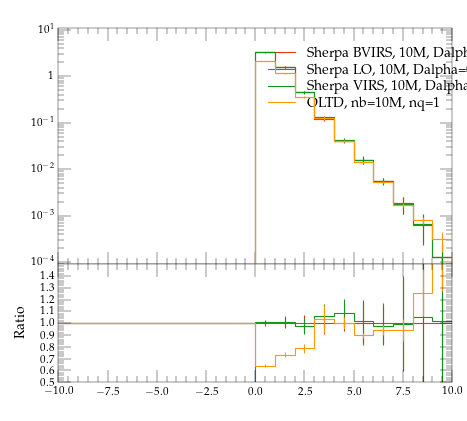

Here is the Python script that generated this plot:
#! /usr/bin/env python

# This Python script was auto-generated using YODA v2.0.0.
# Analysis object: /evtb/inc_tjg_deta
# Timestamp: 15-04-2024 (14:31:35)

import matplotlib as mpl
import matplotlib.pyplot as plt
mpl.use('Agg') # comment out for interactive use
import os
import numpy as np

plotDir = os.path.split(os.path.realpath(__file__))[0]
if 'YODA_USER_PLOT_PATH' in globals():
    plot_outdir = globals()['YODA_USER_PLOT_PATH']
else:
    plot_outdir = plotDir

#plot style
plt.style.use(os.path.join(plotDir, '../default.mplstyle'))
# plot metadata
figW, figH = plt.rcParams['figure.figsize']
ax_xLabel = r''
ax_yLabel = r''
ax_title  = r''
ax_xScale = 'linear'
ax_yScale = 'log'
xLims = (-10.0, 10.0)
yLims = (9e-05, 11.0)

# TeX-friendly labels for the legend
labels = [ r"Sherpa BVIRS, 10M, Dalpha=0.01", r"Sherpa LO, 10M, Dalpha=0.01", r"Sherpa VIRS, 10M, Dalpha=0.01", r"OLTD, nb=10M, nq=1" ]

# Create figure and axis objects
fig, (ax, ratio0_ax) = plt.subplots(2, 1, sharex=True,
                  figsize=(figW,figH), gridspec_kw={'height_ratios': (2, 1)})
ratio0_ax.yaxis.set_major_locator(mpl.ticker.MultipleLocator(0.1))
ratio0_ax.set_ylim(0.5, 1.4999)
ratio0_ax.set_ylabel('Ratio')

# LineColor map: curve index -> color
linecolors = {0: '#EE3311', 1: '#3366FF', 2: '#109618', 3: '#FF9900'}
# the numerical data is stored in a separate file
dataf = dict()
prefix = os.path.split(__file__)[0]
if prefix:    prefix = prefix + '/'
exec(open(prefix+'inc_tjg_deta__data.py').read(), dataf)


legend_handles = [] # keep track of handles for the legend

# style options for curves
# starts at zorder>=5 to draw curve on top of legend
styles = {
  'curve0': {
    'color' : linecolors[0],
    'linestyle' : '-',
    'marker' : 'o',
    'zorder' : 5,
    'histstyle' : True,
  },
  'curve1': {
    'color' : linecolors[1],
    'linestyle' : '-',
    'marker' : 'o',
    'zorder' : 6,
    'histstyle' : True,
  },
  'curve2': {
    'color' : linecolors[2],
    'linestyle' : '-',
    'marker' : 'o',
    'zorder' : 7,
    'histstyle' : True,
  },
  'curve3': {
    'color' : linecolors[3],
    'linestyle' : '-',
    'marker' : 'o',
    'zorder' : 8,
    'histstyle' : True,
  },
}
# curve from input yoda files in main panel
for label in dataf['yvals'].keys():
    if all(np.isnan(v) for v in dataf['yvals'][label]):
        continue
    tmp = None
    if styles[label]['histstyle']: # draw as histogram
        tmp, = ax.plot(dataf['xedges'], dataf['yedges'][label],
                       color=styles[label]['color'],
                       linestyle=styles[label]['linestyle'],
                       drawstyle='steps-pre', solid_joinstyle='miter',
                       zorder=styles[label]['zorder'], label=label)
        ax.errorbar(dataf['xpoints'], dataf['yvals'][label], color=styles[label]['color'],
                    xerr=dataf['xerrs'], yerr=[dataf['ydowns'][label], dataf['yups'][label]],
                    linestyle='none', zorder=styles[label]['zorder'])
    else: # draw as scatter
        tmp = ax.errorbar(dataf['xpoints'], dataf['yvals'][label],
                          xerr=dataf['xerrs'],
                          yerr=[ dataf['ydowns'][label],
                          dataf['yups'][label] ],
                          fmt=styles[label]['marker'],
                          ecolor=styles[label]['color'],
                          color=styles[label]['color'], zorder=2)
        tmp[-1][0].set_linestyle(styles[label]['linestyle'])
    legend_handles += [tmp]
    for varLabel in dataf['variation_yvals'].keys():
        if varLabel.startswith(label):
            tmp, = ax.plot(dataf['xedges'], dataf['variation_yvals'][varLabel],
                           color=styles[label]['color'],
                           linestyle=styles[label]['linestyle'],
                           drawstyle='steps-pre', solid_joinstyle='miter',
                           zorder=styles[label]['zorder'], alpha=0.5)


# plots on ratio panel
# curve from input yoda files in ratio panel
for label, yvals in dataf['ratio0_yvals'].items():
    if all(np.isnan(v) for v in yvals):
        continue
    if styles[label]['histstyle']: # plot as histogram
        ratio0_ax.plot(dataf['xedges'], yvals,
                       color=styles[label]['color'],
                       linestyle=styles[label]['linestyle'],
                       drawstyle='steps-pre', zorder=1,
                       solid_joinstyle='miter')
        ratio0_ax.vlines(dataf['xpoints'],
                         dataf['ratio0_ymin'][label],
                         dataf['ratio0_ymax'][label],
                         color=styles[label]['color'], zorder=1)
    else: # plot as scatter
        tmp = ratio0_ax.errorbar(dataf['xpoints'],
                                 yvals, xerr=dataf['xerrs'],
                                 yerr=dataf['ratio0_yerrs'][label],
                                 fmt=styles[label]['marker'],
                                 ecolor=styles[label]['color'],
                                 color=styles[label]['color'])
        tmp[-1][0].set_linestyle(styles[label]['linestyle'])

    for varlabel in dataf['ratio0_variation_vals'].keys():
        if varlabel.startswith(label):
            ratio0_ax.plot(dataf['xedges'],
                            dataf['ratio0_variation_vals'][varlabel],
                            color=styles[label]['color'],
                            linestyle=styles[label]['linestyle'],
                            drawstyle='steps-pre', solid_joinstyle='miter',
                            zorder=1, alpha=0.5)

legend_pos = (0.5, 0.97)
ax.legend(legend_handles, labels, loc='upper left', bbox_to_anchor=legend_pos)

# set plot metadata as defined above
ratio0_ax.set_xlabel(ax_xLabel)
ratio0_ax.xaxis.set_label_coords(1., -.15)
ax.set_ylabel(ax_yLabel, loc='top')
ax.set_title(ax_title, loc='left')
ax.set_xscale(ax_xScale)
ax.set_yscale(ax_yScale)
ax.set_xlim(xLims)
ax.set_ylim(yLims)

# tick formatting
plt.rcParams['xtick.top'] = True
plt.rcParams['ytick.right'] = True
ax.yaxis.set_major_locator(mpl.ticker.LogLocator(base=10.0, numticks=np.inf))
ax.yaxis.set_minor_locator(mpl.ticker.LogLocator(
                           base=10.0, subs=np.arange(0.1, 1, 0.1), numticks=np.inf))
fig.align_ylabels((ax, ratio0_ax))
plt.savefig(os.path.join(plot_outdir, 'inc_tjg_deta.pdf'), format='PDF')
plt.savefig(os.path.join(plot_outdir, 'inc_tjg_deta.png'), format='PNG')

plt.close(fig)
